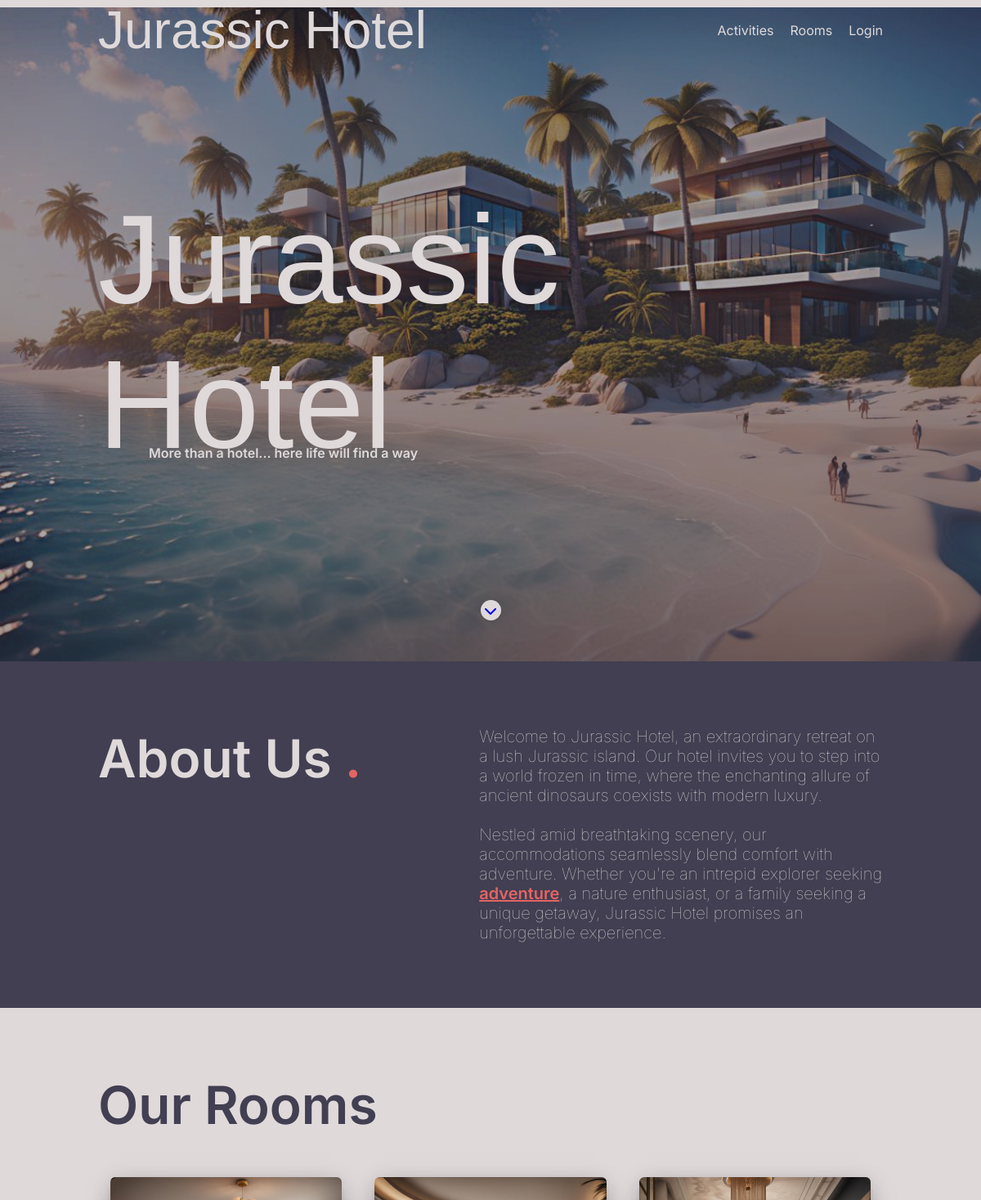
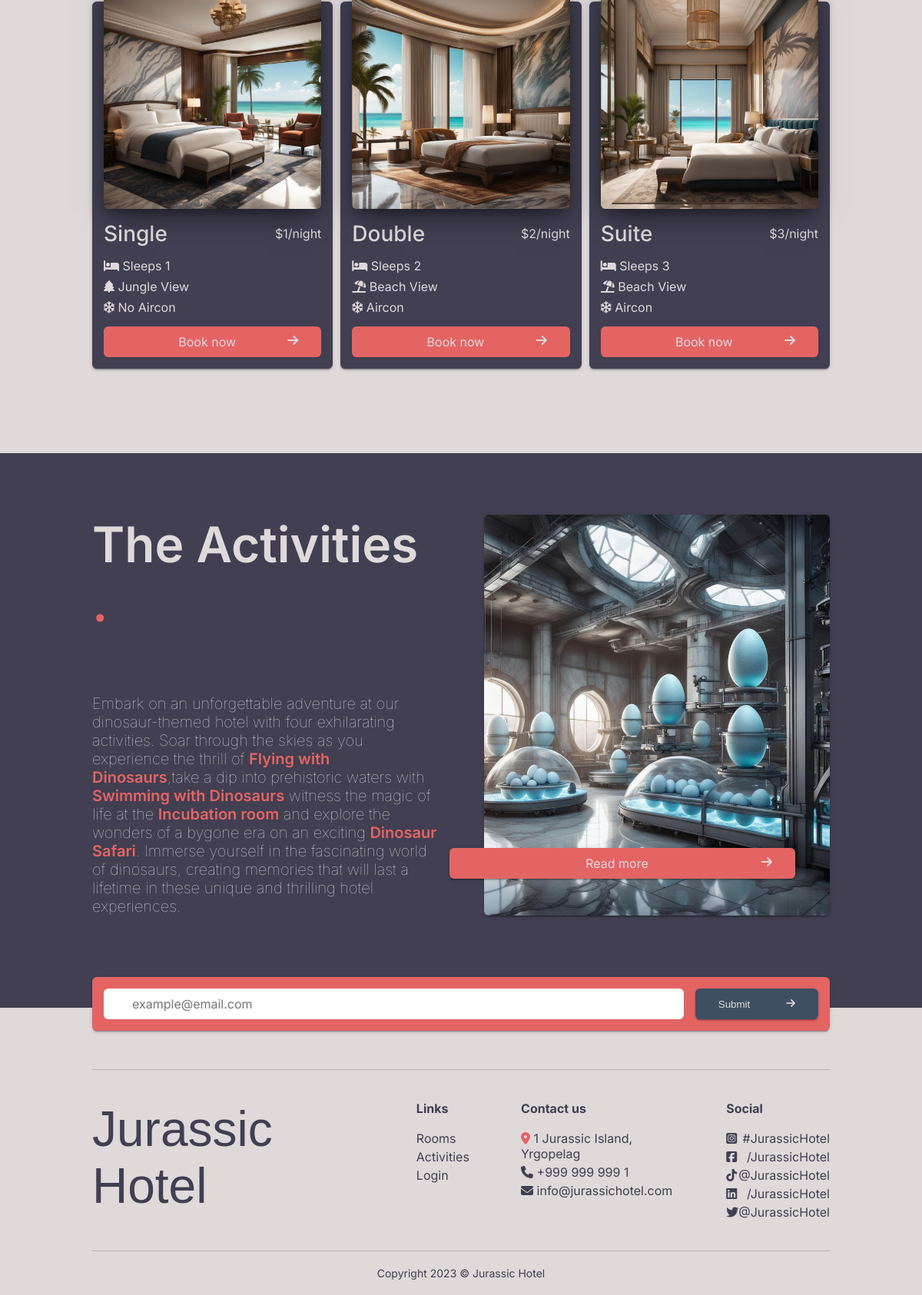
The page / on the database its author committed (2 pictures, top to bottom).
### tables this page shows
CREATE TABLE rooms (id integer primary key AUTOINCREMENT, category varchar, price_per_night float, image1 varchar, image2 varchar, image3 varchar, sleeps integer, view varchar, aircon BOOLEAN);

CREATE TABLE features (id integer primary key AUTOINCREMENT, type varchar, price float, image varchar, description varchar);

### hotelFunctions.php (called while the page is built, shortened)
<?php
function connect(string $dbName): object
{
    $dbPath = __DIR__ . '/' . $dbName;
    $db = "sqlite:$dbPath";
    try {
        $db = new PDO($db);
        $db->setAttribute(PDO::ATTR_ERRMODE, PDO::ERRMODE_EXCEPTION);
        $db->setAttribute(PDO::ATTR_DEFAULT_FETCH_MODE, PDO::FETCH_ASSOC);
    } catch (PDOException $e) {
        echo "Failed to connect to the database";
        throw $e;
    }
    return $db;
}
function getAllRooms(): array
{
    $dbName = "hotel.db";
    $db = connect($dbName);
    $query = $db->prepare('SELECT * FROM rooms');
    $query->execute();
    $rooms = $query->fetchAll(PDO::FETCH_ASSOC);
    return $rooms;
}
function getAllFeatures(): array
{
    $dbName = "hotel.db";
    $db = connect($dbName);
    $query = $db->prepare('SELECT * FROM features');
    $query->execute();
    $features = $query->fetchAll(PDO::FETCH_ASSOC);
    return $features;
}

### index.php (the view, shortened to what this page needs)
<?php
require __DIR__ . "/header.php";
require __DIR__ . "/hotelFunctions.php";
$rooms = getAllRooms();
$features = getallFeatures();
?>
<div class="index-header-image" style="background-image: url('images/index-header.jpg');">
    <div class="before"></div>
    <div class="header-text-container">
        <div class="header-title">Jurassic Hotel</div>
        <div class="header-subtitle">More than a hotel... here life will find a way</div>
    </div>
    <div class="chevron-container"><a href="#about-us"><i class="fa-solid fa-chevron-down"></i></a></div>
</div>
<div class="dark-background">
    <div class="container">
        <div class="about-us-container" id="about-us">
            <div class="about-us">About Us <span class="coral-text">.</span></div>
            <div class="about-us-text">Welcome to Jurassic Hotel, an extraordinary retreat on a lush Jurassic island. Our hotel invites you to step into a world frozen in time, where the enchanting allure of ancient dinosaurs coexists with modern luxury.<br /><br /> Nestled amid breathtaking scenery, our accommodations seamlessly blend comfort with adventure. Whether you're an intrepid explorer seeking <a href="#" class="coral-text">adventure</a>, a nature enthusiast, or a family seeking a unique getaway, Jurassic Hotel promises an unforgettable experience.</div>
        </div>
    </div>
</div>
<div class="container light-background" id="rooms">
    <div class="room-container">
        <div class="container-title">Our Rooms</div>
        <div class="card-container">
            <?php foreach ($rooms as $room) : ?>
                <div class="room-card">
                    <div class="image-container">
                        <div class="room-image" style="background-image:url(<?= $room["image1"] ?>); background-position: center;
    background-size: cover;
"> </div>
                    </div>
                    <div class="card-room-info">
                        <div class="info-head">
                            <div class="room-title"><?= $room["category"] ?></div>
                            <div class="price">$<?= $room["price_per_night"] ?>/night</div>
                        </div>
                        <div class="info-more">
                            <div class="features">
                                <div class="beds"><i class="fa-solid fa-bed"></i> Sleeps <?= $room["sleeps"] ?></div>
                                <div class="view">
                                    <?php if ($room["view"] == "Jungle") : ?>
                                        <i class="fa-solid fa-tree"></i> Jungle View
                                    <?php else : ?>
                                        <i class="fa-solid fa-umbrella-beach"></i> Beach View
                                    <?php endif; ?>
                                </div>
                                <div class="aircon">
                                    <?php if ($room["aircon"]) : ?>
                                        <i class="fa-regular fa-snowflake"></i> Aircon
                                    <?php else : ?>
                                        <i class="fa-regular fa-snowflake"></i> No Aircon
                                    <?php endif; ?>
                                </div>
                            </div>
                            <div class="button-div">
                                <a href="/room.php?room=<?= $room["id"] ?>" class="button">
                                    <span class="button-text">Book now </span><i class="fa-solid fa-arrow-right"></i>
                                </a>
                            </div>
                        </div>
                    </div>
                </div>
            <?php endforeach; ?>
        </div>
    </div>
</div>
<div class="dark-background">
    <div class="container">
        <div class="activities-container">
            <div class="content-container-activities">
                <div class="activities-text">
                    <div class="container-title">The Activities <span class="coral-text">.</span></div>
                    <div class="activities-description">Embark on an unforgettable adventure at our dinosaur-themed hotel with four exhilarating activities. Soar through the skies as you experience the thrill of <span class="coral-text">Flying with Dinosaurs</span>,take a dip into prehistoric waters with <span class="coral-text">Swimming with Dinosaurs</span> witness the magic of life at the <span class="coral-text">Incubation room</span> and explore the wonders of a bygone era on an exciting <span class="coral-text">Dinosaur Safari</span>. Immerse yourself in the fascinating world of dinosaurs, creating memories that will last a lifetime in these unique and thrilling hotel experiences.</div>
                </div>
                <div class="activities-images">
                    <img src="<?= $features[1]["image"] ?>" class="activities-image-<?= $key ?>" alt="">
                    <div class="button-div">
                        <a href="/room.php?room=<?= $room["id"] ?>" class="activities-button">
                            <span class="button-text">Read more </span><i class="fa-solid fa-arrow-right"></i>
                        </a>
                    </div>
                </div>
            </div>
        </div>
    </div>
</div>
<div class="light-background">
    <div class="footer">
        <div class="sign-up">
            <form action="#">
                <input type="text" name="email" placeholder="example@email.com">
                <button type="submit">Submit <i class="fa-solid fa-arrow-right"></i></button>
            </form>
        </div>
        <div class="footer-container">
            <div class="logo">Jurassic Hotel</div>
            <div class="footer-links">
                <div class="footer-title">Links</div>
                <a href="#">Rooms</a>
                <a href="#">Activities</a>
                <a href="#">Login</a>
            </div>
            <div class="contact-us">
                <div class="footer-title">Contact us</div>
                <div class="address"><span class="coral-text"><i class="fa-solid fa-location-dot"></i></span> 1 Jurassic Island, Yrgopelag</div>
                <div class="phone"><i class="fa-solid fa-phone"></i> +999 999 999 1</div>
                <div class="email"><i class="fa-solid fa-envelope"></i> <a href="mailto:info@jurassichotel.com">info@jurassichotel.com</a></div>
            </div>
            <div class="social">
                <div class="footer-title">Social</div>
                <a href="#"><i class="fa-brands fa-square-instagram"></i> #JurassicHotel</a>
                <a href="#"><i class="fa-brands fa-square-facebook"></i> /JurassicHotel</a>
                <a href="#"><i class="fa-brands fa-tiktok"></i> @JurassicHotel</a>
                <a href="#"><i class="fa-brands fa-linkedin"></i> /JurassicHotel</a>
                <a href="#"><i class="fa-brands fa-twitter"></i> @JurassicHotel</a>
            </div>
        </div>
    </div>
    <div class="copyright">
        <div class="copyright-text"> Copyright 2023 &copy; Jurassic Hotel</div>
    </div>
</div>
</body>
</html>

### header.php (shortened to what this page needs)
<!DOCTYPE html>
<html lang="en">
<head>
    <link rel="stylesheet" href="style.css">
    <link rel="stylesheet" type="text/css" href="https://cdn.jsdelivr.net/npm/daterangepicker/daterangepicker.css" />
    <link rel="stylesheet" href="https://cdnjs.cloudflare.com/ajax/libs/font-awesome/6.5.1/css/all.min.css" />
    <link href="https://fonts.cdnfonts.com/css/jurassic-park" rel="stylesheet">
</head>
<body>
    <?php
    require __DIR__ . '/navigation.php';
    ?>

### navigation.php
<div class="nav">
    <div class="logo"><a href="/index.php">Jurassic Hotel</a></div>
    <div class="options">
        <div class="activities"><a href="#">Activities</a></div>
        <div class="rooms"><a href="/index.php#rooms">Rooms</a></div>
        <div class="login"><a href="#">Login</a></div>
    </div>
</div>

### rows shown on the page
rooms: image1 (picture), category "Single", price_per_night "1", sleeps "1", view "Jungle" (drawn), aircon "No Aircon"
rooms: image1 (picture), category "Double", price_per_night "2", sleeps "2", view "Beach" (drawn), aircon "Aircon"
rooms: image1 (picture), category "Suite", price_per_night "3", sleeps "3", view "Beach" (drawn), aircon "Aircon"
features: image (picture)
